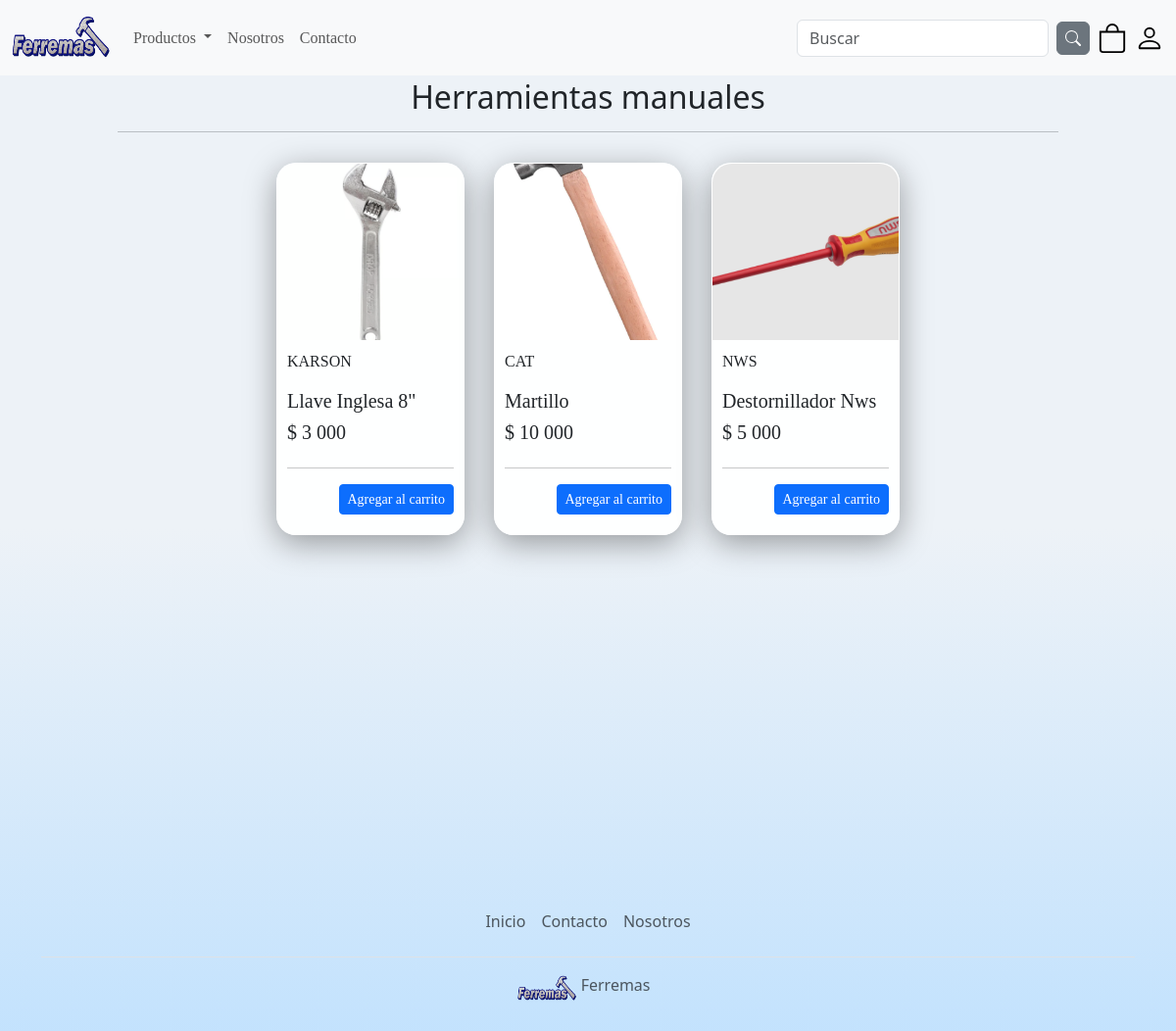
The app's page /categoria/1/ with its own data.
### app/models.py (models this page shows, shortened)
class Categoria(models.Model):
    nombre = models.CharField(max_length=50)

class Producto(models.Model):
    nombre = models.CharField(max_length=50)
    precio = models.IntegerField()
    descripcion = models.TextField
    nuevo = models.BooleanField()
    marca = models.ForeignKey(Marca, on_delete=models.PROTECT)
    categoria = models.ForeignKey(Categoria, on_delete=models.PROTECT, null=True, blank=True)
    subcategoria = models.ForeignKey(Subcategoria, on_delete=models.PROTECT, null=True, blank=True)
    fecha_fabricacion = models.DateField()
    imagen = models.ImageField(upload_to='productos', null=True, blank=True)

class Marca(models.Model):
    nombre = models.CharField(max_length=50)
    def __str__(self):
        return self.nombre

### app/views.py (the view)
# urls.py: path('categoria/<int:categoria_id>/', views.productos_por_categoria, name='productos_por_categoria'),
def productos_por_categoria(request, categoria_id):
    categoria = get_object_or_404(Categoria, id=categoria_id)
    productos = Producto.objects.filter(categoria=categoria)
    return render(request, 'app/productos_por_categoria.html', {
        'categoria': categoria,
        'productos': productos
    })

### app/templates/app/productos_por_categoria.html
{% extends 'app/base.html' %}
{% load humanize %}
{% block contenido %}
<div class="encabezado">
    <h2>{{ categoria.nombre }}</h2>
    <hr>
</div>
<div class="productos">
    {% for p in productos %}
    <div class="producto">
        <div class="contenedor">
            {% if p.imagen %}
            <img src="{{ p.imagen.url }}" alt="image">
            {% endif %}
            <div class="detalles">
                <p>{{ p.marca|capfirst }}</p>
                <h5>{{ p.nombre|title }}</h5>
                <h5>$ {{ p.precio|intcomma }}</h5>
                <hr>
                <div class="d-flex justify-content-end">
                    <a href="{% url 'agregar_carrito' p.id %}" class="btn btn-primary btn-sm">Agregar al carrito</a>
                </div>
            </div>
        </div>
    </div>
    {% empty %}
    <p>No hay productos en esta categoría.</p>
    {% endfor %}
</div>
{% endblock %}

### app/static/app/css/style.css (style rules this page uses)
body { background-image: linear-gradient(180deg, #EDF2F7 50%, rgb(184, 222, 255)); background-position: 0 50%; background-size: 100% 120%; padding-top: 70px; }
* { margin: 0; padding: 0; }
.productos { display:flex; flex-wrap:wrap; justify-content: center; }
.productos .producto { width: 20%; margin: 15px; display: flex; flex-direction: column; align-items: center; }
.productos > .producto img, .productos .producto .contenedor img { width: 100%; height: 180px; object-fit: cover; border-radius: 20px 20px 0 0; }
.productos .producto .contenedor { width: 100%; min-height: 340px; display: flex; flex-direction: column; justify-content: flex-start; background: rgba(255, 255, 255, 0.95); border-radius: 20px; border: 1px solid rgba(255, 255, 255, 0.18); box-shadow: 0 8px 32px 0 rgba(0, 0, 0, 0.37); padding-bottom: 10px; }
.productos .producto .contenedor .detalles { padding: 10px; display: flex; flex-direction: column; flex-grow: 1; }
.productos .producto .contenedor .detalles .d-flex { margin-top: auto; }
.detalles { font-family: "PT Serif", serif; }
.encabezado { text-align: center; font-size: 40px; font-weight: bold; }

### records on screen
Categoria: nombre "Herramientas manuales"
Producto: imagen (picture), marca "KARSON", nombre "Llave Inglesa 8\"", precio "3 000"
Producto: imagen (picture), marca "CAT", nombre "Martillo", precio "10 000"
Producto: imagen (picture), marca "NWS", nombre "Destornillador Nws", precio "5 000"
